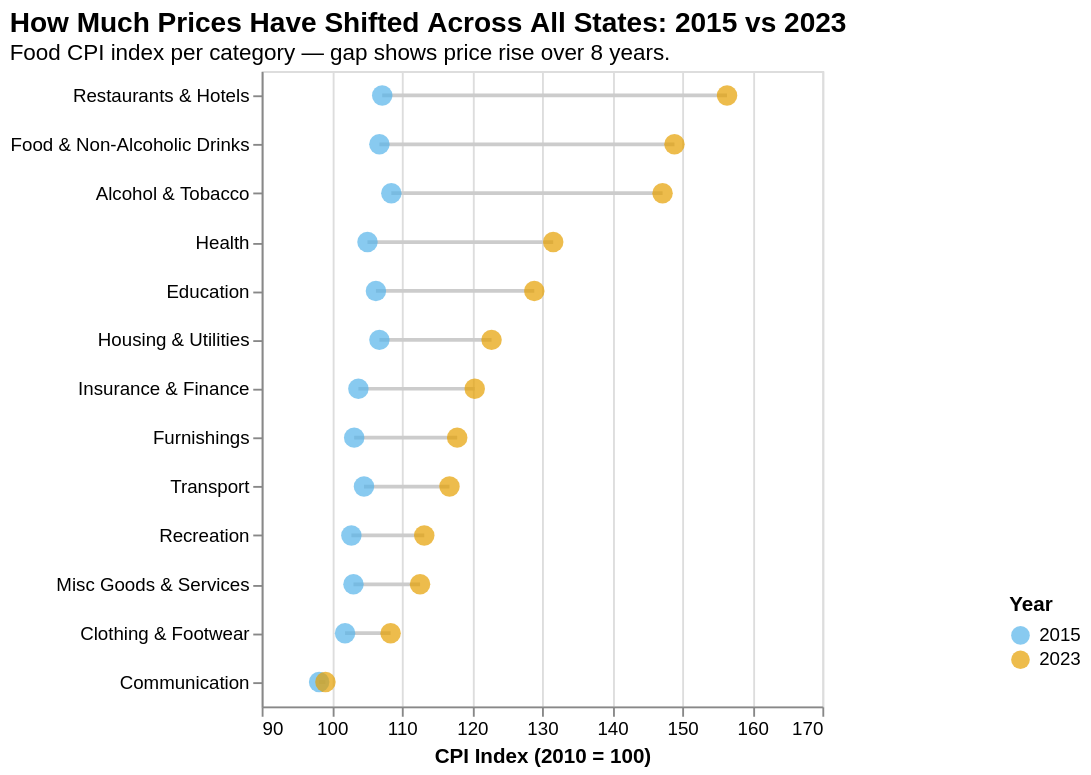

Specify this chart in Vega-Lite:
### Vega-Lite specification from a JSON file in a GitHub repository (floating-point values rounded to 4 significant figures)
{"$schema": "https://vega.github.io/schema/vega-lite/v5.json", "title": {"text": "How Much Prices Have Shifted Across All States: 2015 vs 2023", "subtitle": "Food CPI index per category — gap shows price rise over 8 years.", "anchor": "start", "fontSize": 15, "subtitleFontSize": 12}, "width": "container", "height": 340, "data": {"values": [{"label": "Restaurants & Hotels", "year": "2015", "index": 107.2}, {"label": "Restaurants & Hotels", "year": "2023", "index": 156.4}, {"label": "Food & Non-Alcoholic Drinks", "year": "2015", "index": 106.8}, {"label": "Food & Non-Alcoholic Drinks", "year": "2023", "index": 148.9}, {"label": "Alcohol & Tobacco", "year": "2015", "index": 108.5}, {"label": "Alcohol & Tobacco", "year": "2023", "index": 147.2}, {"label": "Health", "year": "2015", "index": 105.1}, {"label": "Health", "year": "2023", "index": 131.6}, {"label": "Education", "year": "2015", "index": 106.3}, {"label": "Education", "year": "2023", "index": 128.9}, {"label": "Housing & Utilities", "year": "2015", "index": 106.8}, {"label": "Housing & Utilities", "year": "2023", "index": 122.8}, {"label": "Insurance & Finance", "year": "2015", "index": 103.8}, {"label": "Insurance & Finance", "year": "2023", "index": 120.4}, {"label": "Furnishings", "year": "2015", "index": 103.2}, {"label": "Furnishings", "year": "2023", "index": 117.9}, {"label": "Transport", "year": "2015", "index": 104.6}, {"label": "Transport", "year": "2023", "index": 116.8}, {"label": "Recreation", "year": "2015", "index": 102.8}, {"label": "Recreation", "year": "2023", "index": 113.2}, {"label": "Misc Goods & Services", "year": "2015", "index": 103.1}, {"label": "Misc Goods & Services", "year": "2023", "index": 112.6}, {"label": "Clothing & Footwear", "year": "2015", "index": 101.9}, {"label": "Clothing & Footwear", "year": "2023", "index": 108.4}, {"label": "Communication", "year": "2015", "index": 98.2}, {"label": "Communication", "year": "2023", "index": 99.1}]}, "layer": [{"mark": {"type": "line", "color": "#ccc", "strokeWidth": 2}, "encoding": {"y": {"field": "label", "type": "nominal", "title": null, "sort": {"field": "index", "op": "max", "order": "descending"}}, "x": {"field": "index", "type": "quantitative", "title": "CPI Index (2010 = 100)", "scale": {"domain": [90, 165]}}, "detail": {"field": "label"}}}, {"mark": {"type": "point", "filled": true, "size": 120}, "encoding": {"y": {"field": "label", "type": "nominal", "sort": {"field": "index", "op": "max", "order": "descending"}}, "x": {"field": "index", "type": "quantitative"}, "color": {"field": "year", "type": "nominal", "scale": {"domain": ["2015", "2023"], "range": ["#56B4E9", "#E69F00"]}, "legend": {"title": "Year", "orient": "none", "legendX": 400, "legendY": 280}}, "tooltip": [{"field": "label", "title": "Category"}, {"field": "year", "title": "Year"}, {"field": "index", "title": "CPI Index", "format": ".1f"}]}}]}
